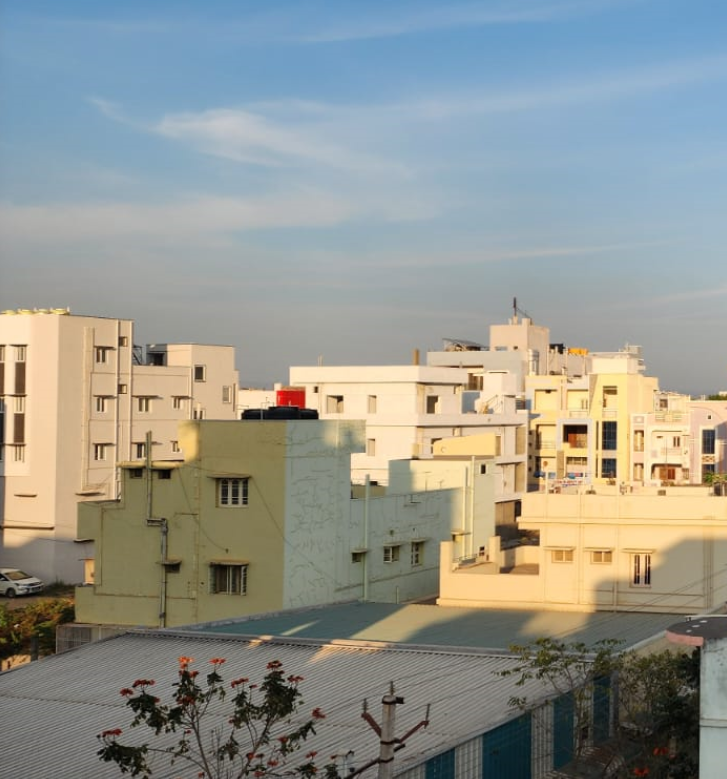
#> input picture part2/pimg31.png, 727 x 779 px
$ jupyter execute VR_a1_q2.ipynb
#> lines starting #> are read from the running program, lines starting #| are printed output that depends on the picture
[cell 1]
import cv2
import numpy as np
import matplotlib.pyplot as plt

[cell 2]
def extract_keypoints_and_descriptors(images):
    # Extract ORB keypoints and descriptors from images.
    orb = cv2.ORB_create(nfeatures=5000)
    keypoints, descriptors = [], []

    for img in images:
        gray = cv2.cvtColor(img, cv2.COLOR_BGR2GRAY)
        kp, des = orb.detectAndCompute(gray, None)
        keypoints.append(kp)
        descriptors.append(des)

        # Draw keypoints on the image
        img_with_kp = cv2.drawKeypoints(img, kp, None, color=(0, 255, 0))
        plt.figure(figsize=(6, 6))
        plt.imshow(cv2.cvtColor(img_with_kp, cv2.COLOR_BGR2RGB))
        plt.axis("off")
        plt.title("Detected Keypoints")
        plt.show()

    return keypoints, descriptors

def match_keypoints(des1, des2, img1, img2, kp1, kp2):
    # Match keypoints between two images using Brute Force Matcher.
    bf = cv2.BFMatcher(cv2.NORM_HAMMING, crossCheck=True)
    matches = bf.match(des1, des2)
    matches = sorted(matches, key=lambda x: x.distance)[:50]  # Take the best 50 matches

    # Draw matches
    match_img = cv2.drawMatches(img1, kp1, img2, kp2, matches, None, flags=cv2.DrawMatchesFlags_NOT_DRAW_SINGLE_POINTS)
    plt.figure(figsize=(12, 6))
    plt.imshow(cv2.cvtColor(match_img, cv2.COLOR_BGR2RGB))
    plt.axis("off")
    plt.title("Feature Matches")
    plt.show()

    return matches

def warp_and_stitch(base_img, new_img, kp1, kp2, matches):
    # Compute homography and warp images for proper stitching.
    src_pts = np.float32([kp1[m.queryIdx].pt for m in matches]).reshape(-1, 1, 2)
    dst_pts = np.float32([kp2[m.trainIdx].pt for m in matches]).reshape(-1, 1, 2)

    # Compute homography matrix
    H, _ = cv2.findHomography(dst_pts, src_pts, cv2.RANSAC)

    # Get image sizes
    h1, w1 = base_img.shape[:2]
    h2, w2 = new_img.shape[:2]

    # Warp new_img onto the base panorama
    corners_new = np.float32([[0, 0], [w2, 0], [w2, h2], [0, h2]]).reshape(-1, 1, 2)
    transformed_corners = cv2.perspectiveTransform(corners_new, H)

    # Compute the bounding box
    x_min, y_min = np.int32(transformed_corners.min(axis=0).flatten())
    x_max, y_max = np.int32(transformed_corners.max(axis=0).flatten())

    width = max(x_max, w1) - min(x_min, 0)
    height = max(y_max, h1) - min(y_min, 0)

    # Adjust transformation matrix
    translation_matrix = np.array([[1, 0, -min(x_min, 0)], [0, 1, -min(y_min, 0)], [0, 0, 1]])
    H = translation_matrix @ H

    # Warp the new image
    panorama = cv2.warpPerspective(new_img, H, (width, height))

    # Place base_img correctly
    y_offset = -min(y_min, 0)
    x_offset = -min(x_min, 0)
    panorama[y_offset:y_offset + h1, x_offset:x_offset + w1] = base_img

    return panorama

def stitch_images(image_paths):
    # Main function to read images, extract keypoints, match, and stitch them.
    images = [cv2.imread(img) for img in image_paths]
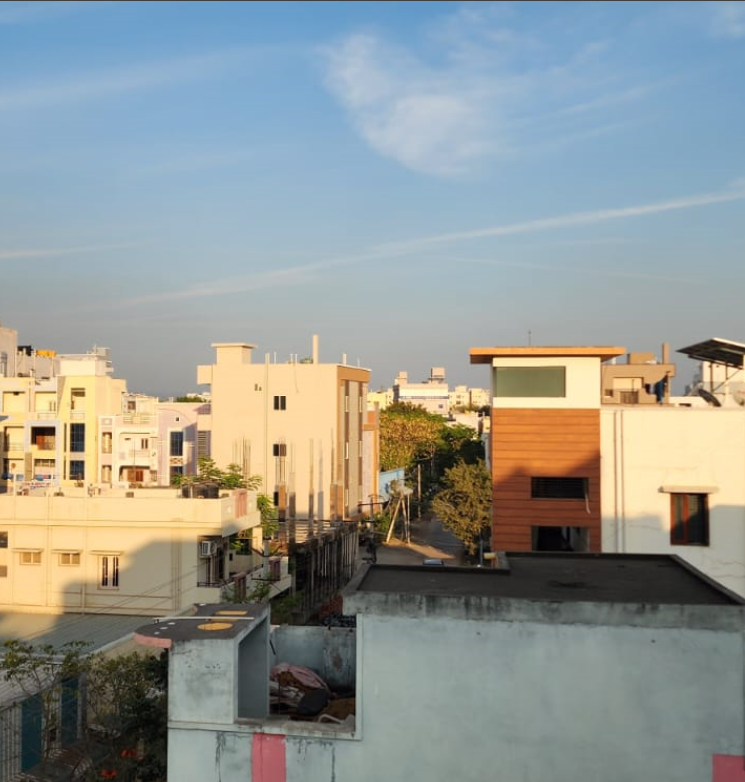
#> input picture part2/pimg32.png, 745 x 782 px
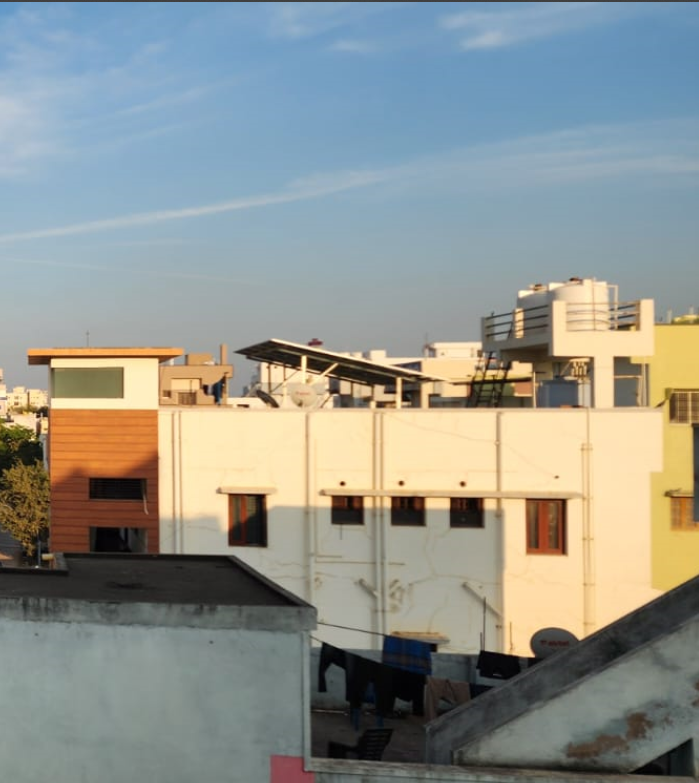
#> input picture part2/pimg33.png, 699 x 783 px
#> images = 3 items

    keypoints, descriptors = extract_keypoints_and_descriptors(images)
#> the loop in extract_keypoints_and_descriptors, `for img in images:` made 3 passes
#> pass 1, in extract_keypoints_and_descriptors, `gray = cv2.cvtColor(img, cv2.COLOR_BGR2GRAY)`:
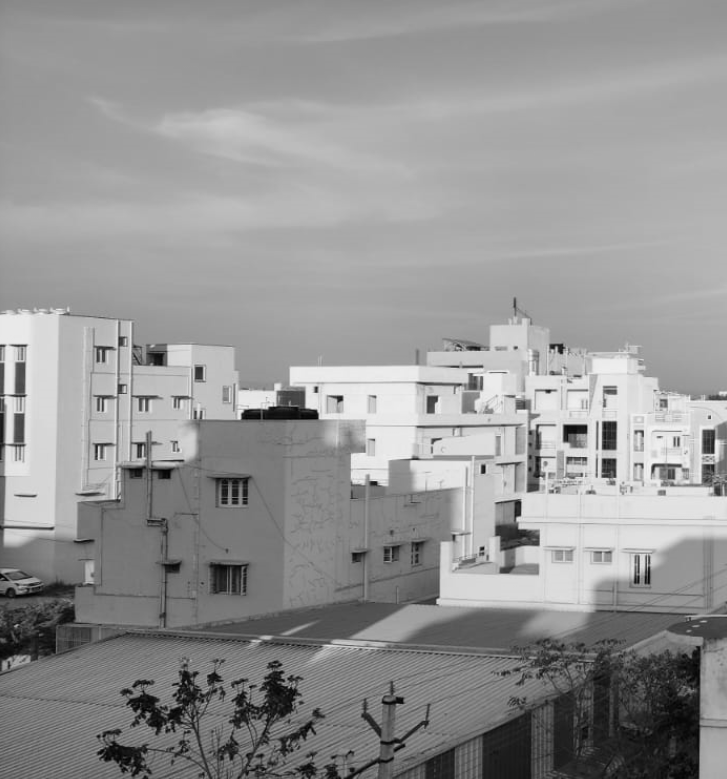
#> gray: shape (779, 727); min 1, max 244, mean 148.4
#> after the loop in extract_keypoints_and_descriptors, `for img in images:`:
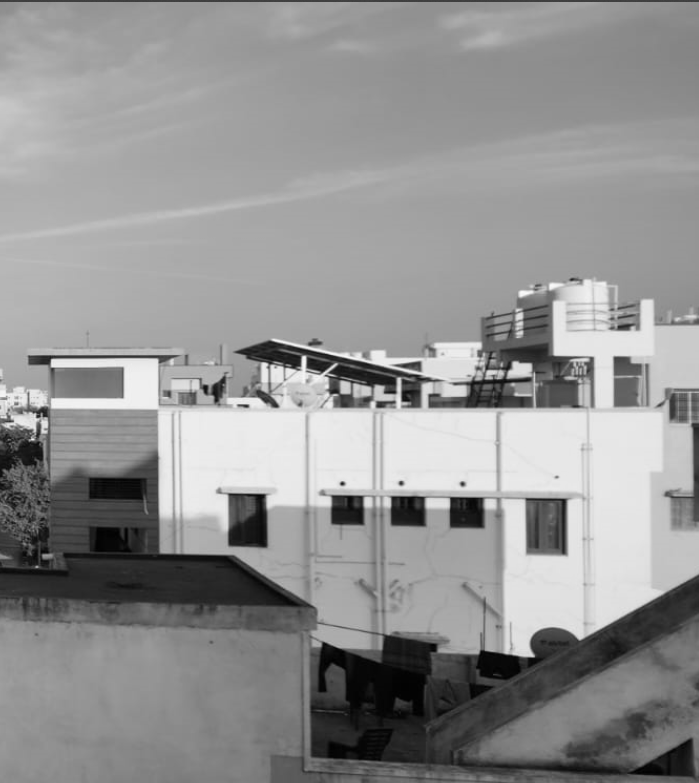
#> gray: shape (783, 699); min 0, max 250, mean 146.7
#> after the loop in extract_keypoints_and_descriptors, `for img in images:`:
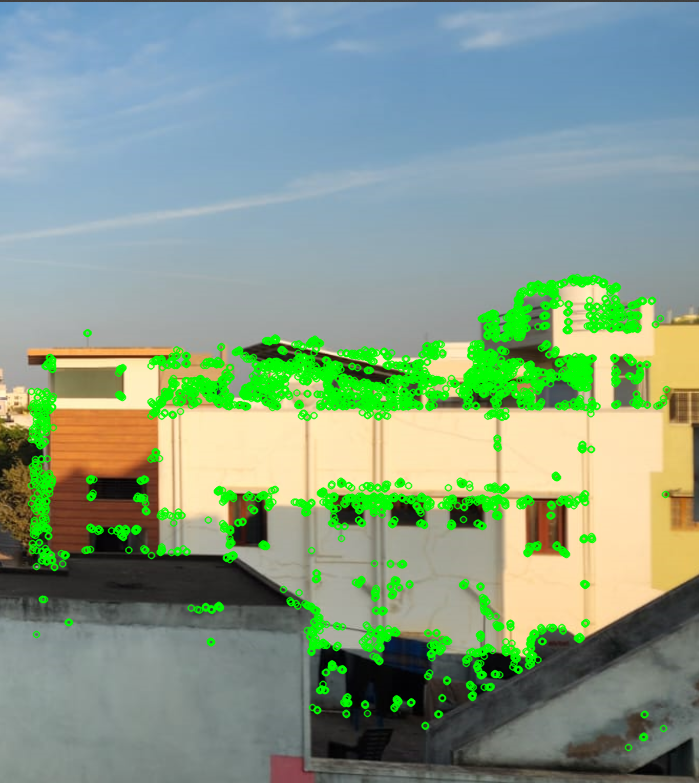
#> img_with_kp: shape (783, 699, 3); mean B, G, R 135.8, 158, 133.5
#> keypoints = 3 items; descriptors = 3 items

    panorama = images[0]
#> panorama is the input picture: shape (779, 727, 3); mean B, G, R 142.9, 150, 147.5

    for i in range(1, len(images)):
        matches = match_keypoints(descriptors[i-1], descriptors[i], images[i-1], images[i], keypoints[i-1], keypoints[i])
        panorama = warp_and_stitch(panorama, images[i], keypoints[i-1], keypoints[i], matches)
#> this loop made 2 passes
#> (matches, h1 in warp_and_stitch, w1 in warp_and_stitch, h2 in warp_and_stitch, w2 in warp_and_stitch, corners_new in warp_and_stitch, transformed_corners in warp_and_stitch, x_min in warp_and_stitch) on passes 1 to 2: (50 matches, 779, 727, 782, 745, [[0, 0], [745, 0], [745, 782], [0, 782]], [[532, -2], [1277, -2], [1277, 780], [532, 780]], 532), (50 matches, 782, 1277, 783, 699, [[0, 0], [699, 0], [699, 783], [0, 783]], [[442, -1], [1141, -1], [1141, 782], [442, 782]], 442)
#> pass 1, in match_keypoints, `match_img = cv2.drawMatches(img1, kp1, img2, kp2, matches, None, flags..`:
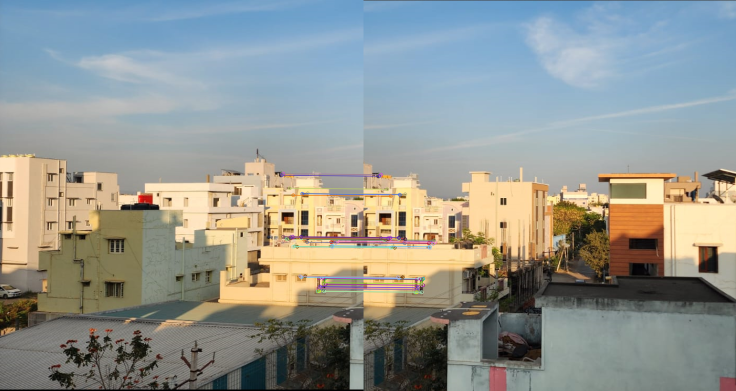
#> match_img: shape (782, 1472, 3) (shown at 1/2 size); mean B, G, R 144.8, 150, 146.3
#> pass 1, in warp_and_stitch, `panorama = cv2.warpPerspective(new_img, H, (width, height))`:
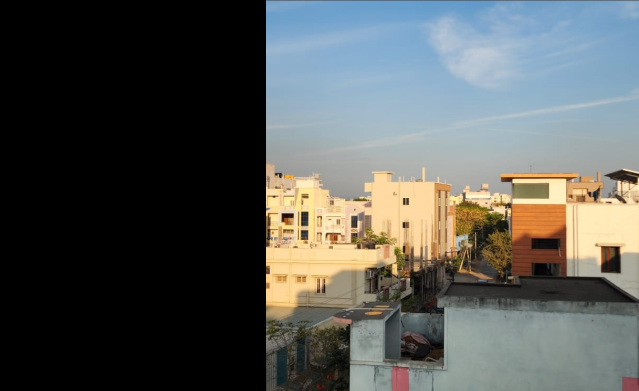
#> panorama: shape (782, 1277, 3) (shown at 1/2 size); mean B, G, R 85.6, 88.2, 85.5
#> pass 1, in stitch_images, `panorama = warp_and_stitch(panorama, images[i], keypoints[i-1], keypoi..`:
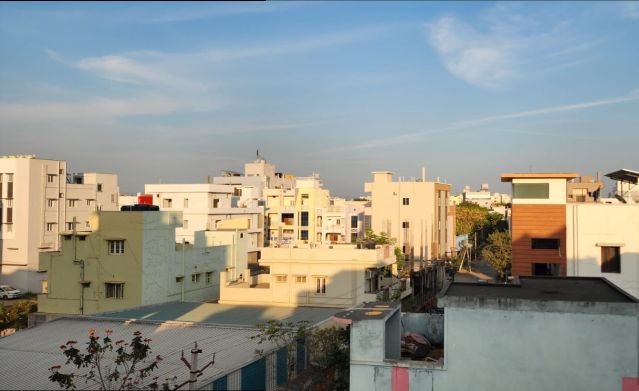
#> panorama: shape (782, 1277, 3) (shown at 1/2 size); mean B, G, R 144.4, 149.6, 145.8
#> pass 2, in match_keypoints (call 2), `match_img = cv2.drawMatches(img1, kp1, img2, kp2, matches, None, flags..`:
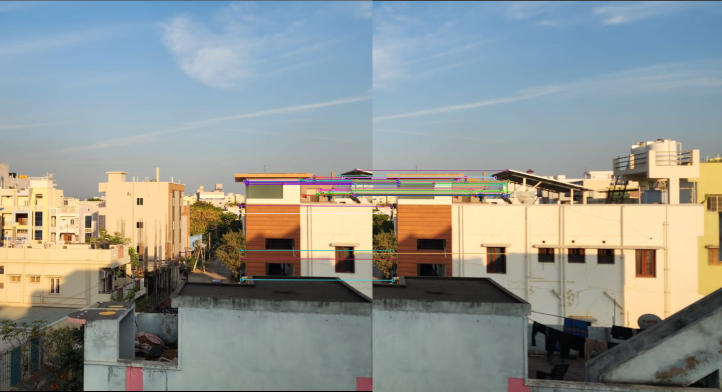
#> match_img: shape (783, 1444, 3) (shown at 1/2 size); mean B, G, R 145.2, 149.6, 144.9

    # Display the final panorama
    plt.figure(figsize=(12, 6))
    plt.imshow(cv2.cvtColor(panorama, cv2.COLOR_BGR2RGB))
    plt.axis("off")
    plt.title("Final Stitched Panorama")
    plt.show()
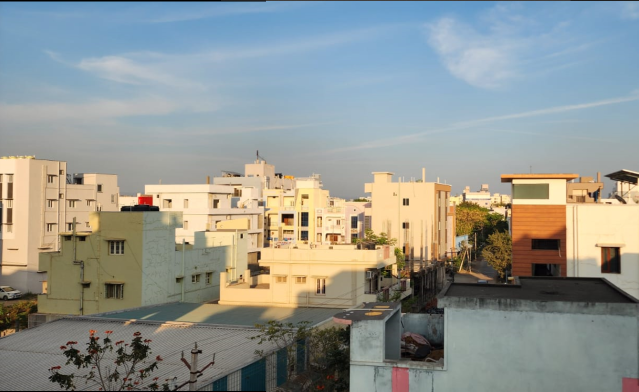
#> shown: shape (783, 1277, 3) (shown at 1/2 size); mean R, G, B 145.7, 149.5, 144.3

    return panorama
